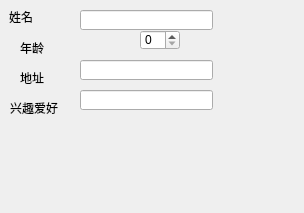
<?xml version="1.0" encoding="UTF-8"?>
<ui version="4.0">
 <class>Widget</class>
 <widget class="QWidget" name="Widget">
  <property name="geometry">
   <rect>
    <x>0</x>
    <y>0</y>
    <width>304</width>
    <height>213</height>
   </rect>
  </property>
  <property name="windowTitle">
   <string>Widget</string>
  </property>
  <widget class="QLabel" name="nameLabel">
   <property name="geometry">
    <rect>
     <x>9</x>
     <y>9</y>
     <width>24</width>
     <height>16</height>
    </rect>
   </property>
   <property name="text">
    <string>姓名</string>
   </property>
  </widget>
  <widget class="QLineEdit" name="nameLineEdit">
   <property name="geometry">
    <rect>
     <x>80</x>
     <y>10</y>
     <width>133</width>
     <height>20</height>
    </rect>
   </property>
  </widget>
  <widget class="QLabel" name="ageLabel">
   <property name="geometry">
    <rect>
     <x>20</x>
     <y>40</y>
     <width>24</width>
     <height>16</height>
    </rect>
   </property>
   <property name="text">
    <string>年龄</string>
   </property>
  </widget>
  <widget class="QSpinBox" name="ageSpinBox">
   <property name="geometry">
    <rect>
     <x>140</x>
     <y>30</y>
     <width>40</width>
     <height>20</height>
    </rect>
   </property>
  </widget>
  <widget class="QLabel" name="adressLabel">
   <property name="geometry">
    <rect>
     <x>20</x>
     <y>70</y>
     <width>24</width>
     <height>16</height>
    </rect>
   </property>
   <property name="text">
    <string>地址</string>
   </property>
  </widget>
  <widget class="QLineEdit" name="adressLineEdit">
   <property name="geometry">
    <rect>
     <x>80</x>
     <y>60</y>
     <width>133</width>
     <height>20</height>
    </rect>
   </property>
  </widget>
  <widget class="QLabel" name="tasteLabel">
   <property name="geometry">
    <rect>
     <x>10</x>
     <y>100</y>
     <width>48</width>
     <height>16</height>
    </rect>
   </property>
   <property name="text">
    <string>兴趣爱好</string>
   </property>
  </widget>
  <widget class="QLineEdit" name="tasteLineEdit">
   <property name="geometry">
    <rect>
     <x>80</x>
     <y>90</y>
     <width>133</width>
     <height>20</height>
    </rect>
   </property>
  </widget>
 </widget>
 <layoutdefault spacing="6" margin="11"/>
 <resources/>
 <connections/>
</ui>
